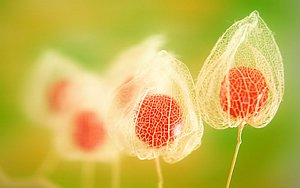
#> input picture OpenCV/japaneseflowers.jpg, 300 x 188 px
$ python EdgeDectionDemo.py
#> lines starting #> are read from the running program, lines starting #| are printed output that depends on the picture; after the words box and inside, x2 and y2 are one past the last pixel; in counts of white or black regions, pixels touching at a corner belong together
import cv2 as cv
import numpy as np

src = cv.imread("japaneseflowers.jpg", 1)
#> src is the input picture: shape (188, 300, 3); mean B, G, R 81.3, 182.3, 200.5
if src is None:
    print("missing image")
else:
    gray = cv.cvtColor(src, cv.COLOR_RGB2GRAY)
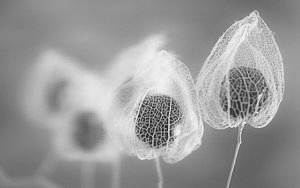
#> gray: shape (188, 300); min 27, max 249, mean 154.2
    final = cv.Canny(gray, 75,200)
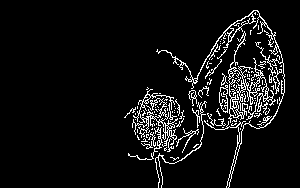
#> final: shape (188, 300); 6.9% white in thin lines or dots, all inside (x1, y1, x2, y2) = (124, 10, 285, 188)
    cv.imshow("Original", gray)
    cv.imshow("adaptive", final)

$ run again, with OpenCV/mugshot.jpg copied over OpenCV/japaneseflowers.jpg
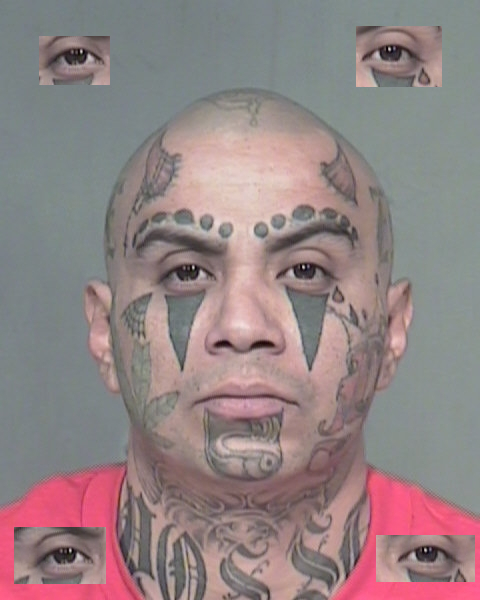
#> input picture OpenCV/mugshot.jpg, 480 x 600 px
#> src is the input picture: shape (600, 480, 3); mean B, G, R 132.1, 131.1, 146.8
#> `gray = cv.cvtColor(src, cv.COLOR_RGB2GRAY)`:
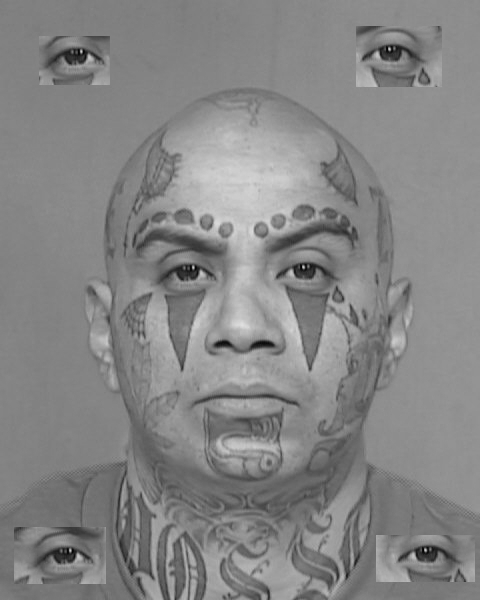
#> gray: shape (600, 480); min 1, max 224, mean 133.2
#> `final = cv.Canny(gray, 75,200)`:
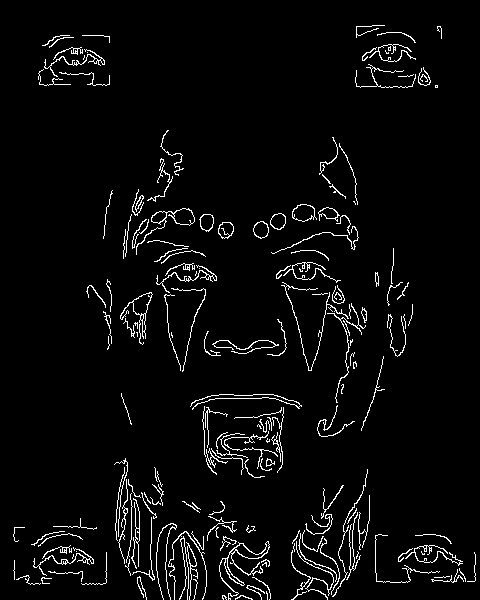
#> final: shape (600, 480); 4% white in thin lines or dots
